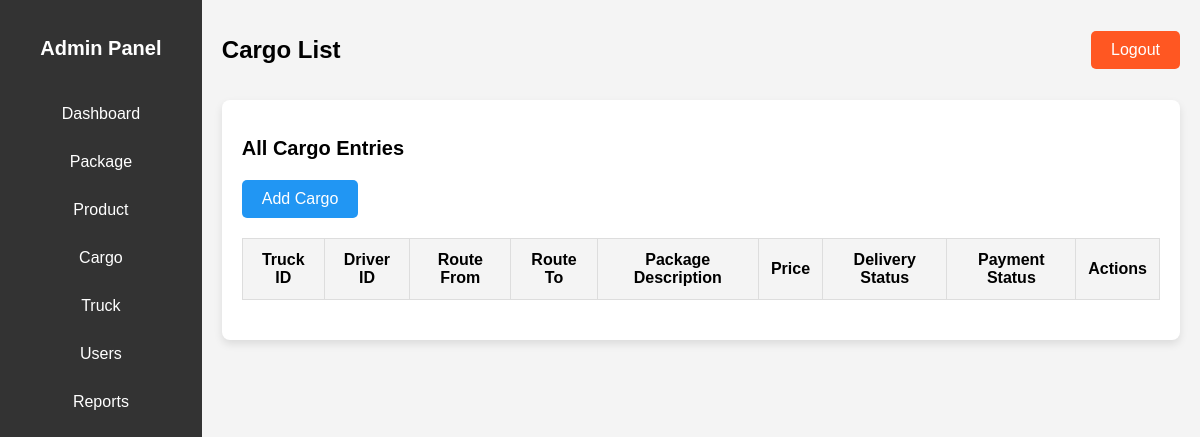
The page /cargo.php on the database as committed earlier.
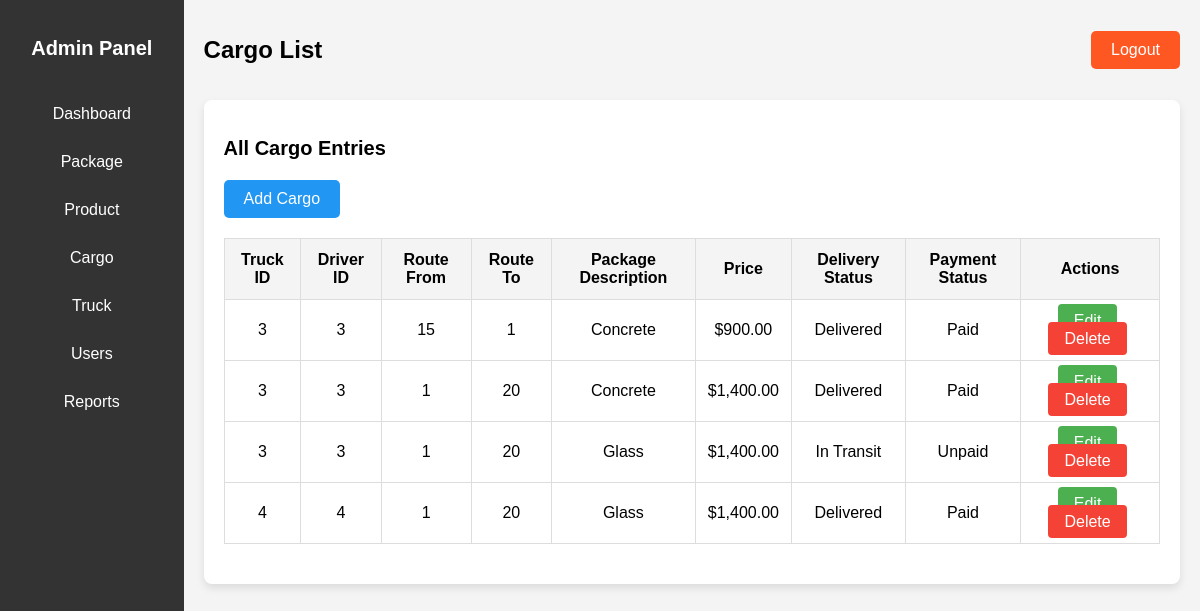
The same page on the database as committed later.
### tables this page shows
CREATE TABLE `cargo` (
  `cargo_id` int(11) NOT NULL,
  `truck_id` int(11) NOT NULL,
  `driver_id` int(11) NOT NULL,
  `package_volume` decimal(10,2) NOT NULL,
  `status` enum('In Transit','Delivered','Pending') DEFAULT 'In Transit',
  `route_from` int(11) NOT NULL,
  `route_to` int(11) NOT NULL,
  `price` decimal(10,2) NOT NULL,
  `payment_status` enum('Paid','Unpaid') DEFAULT 'Unpaid',
  `package_id` int(11) NOT NULL
);

CREATE TABLE `packages` (
  `package_id` int(11) NOT NULL,
  `customer_id` int(11) NOT NULL,
  `product_id` int(11) NOT NULL,
  `weight` decimal(10,2) NOT NULL,
  `status` enum('pending','in-transit','delivered') DEFAULT 'pending',
  `description` varchar(255) NOT NULL
);

### cargo.php (the view, shortened to what this page needs)
<?php
include 'config.php';
$route_prices = array(
    1 => 50, 2 => 100, 3 => 150, 4 => 200, 5 => 250,
    6 => 300, 7 => 350, 8 => 400, 9 => 450, 10 => 500,
    11 => 600, 12 => 700, 13 => 800, 14 => 900, 15 => 1000,
    16 => 1100, 17 => 1200, 18 => 1300, 19 => 1400, 20 => 1500,
);
function calculate_price($route_from, $route_to, $prices) {
    $distance = abs($route_to - $route_from);
    return isset($prices[$distance]) ? $prices[$distance] : 0;
}
$sql = "SELECT c.*, p.description as package_description,
        COALESCE(t.driver_id, t.truck_id) as truck_driver_id
        FROM cargo c
        JOIN packages p ON c.package_id = p.package_id
        JOIN truck t ON c.truck_id = t.truck_id";
$result = mysqli_query($conn, $sql);
?>
<!DOCTYPE html>
<html lang="en">
<head>
</head>
<body>
    <div class="dashboard-container">
        <div class="sidebar">
            <h2>Admin Panel</h2>
            <ul class="sidebar-links">
                <li><a href="admin_dashboard.php" class="sidebar-btn">Dashboard</a></li>
                <li><a href="package.php" class="sidebar-btn">Package</a></li>
                <li><a href="product.php" class="sidebar-btn">Product</a></li>
                <li><a href="cargo.php" class="sidebar-btn">Cargo</a></li>
                <li><a href="truck.php" class="sidebar-btn">Truck</a></li>
                <li><a href="users.php" class="sidebar-btn">Users</a></li>
                <li><a href="reports.php" class="sidebar-btn">Reports</a></li>
            </ul>
        </div>
        <div class="main-content">
            <header>
                <h1>Cargo List</h1>
                <a href="index.php" class="logout-btn">Logout</a>
            </header>
            <div class="dashboard-main-container">
                <h2>All Cargo Entries</h2>
                <a href="add_cargo.php" class="add-cargo-btn">Add Cargo</a>
                <table>
                    <thead>
                        <tr>
                            <th>Truck ID</th>
                            <th>Driver ID</th>
                            <th>Route From</th>
                            <th>Route To</th>
                            <th>Package Description</th>
                            <th>Price</th>
                            <th>Delivery Status</th>
                            <th>Payment Status</th>
                            <th>Actions</th>
                        </tr>
                    </thead>
                    <tbody>
                        <?php while ($cargo = mysqli_fetch_assoc($result)):
                            $price = calculate_price($cargo['route_from'], $cargo['route_to'], $route_prices);
                        ?>
                        <tr>
                            <td><?php echo $cargo['truck_id']; ?></td>
                            <td><?php echo $cargo['truck_driver_id']; ?></td>
                            <td><?php echo $cargo['route_from']; ?></td>
                            <td><?php echo $cargo['route_to']; ?></td>
                            <td><?php echo $cargo['package_description']; ?></td>
                            <td>$<?php echo number_format($price, 2); ?></td>
                            <td><?php echo $cargo['status']; ?></td>
                            <td><?php echo $cargo['payment_status']; ?></td>
                            <td>
                                <a href="edit_cargo.php?id=<?php echo $cargo['cargo_id']; ?>" class="btn">Edit</a>
                                <a href="delete_cargo.php?id=<?php echo $cargo['cargo_id']; ?>" class="btn btn-danger">Delete</a>
                            </td>
                        </tr>
                        <?php endwhile; ?>
                    </tbody>
                </table>
            </div>
        </div>
    </div>
</body>
</html>

Rows that differ between the two databases and show on the page:
added cargo: truck "3", truck_driver_id "3", route_from "15", route_to "1", package.description "Concrete", price "900.00", status "Delivered", payment_status "Paid"
added cargo: truck "3", truck_driver_id "3", route_from "1", route_to "20", package.description "Concrete", price "1,400.00", status "Delivered", payment_status "Paid"
added cargo: truck "3", truck_driver_id "3", route_from "1", route_to "20", package.description "Glass", price "1,400.00", status "In Transit", payment_status "Unpaid"
added cargo: truck "4", truck_driver_id "4", route_from "1", route_to "20", package.description "Glass", price "1,400.00", status "Delivered", payment_status "Paid"
